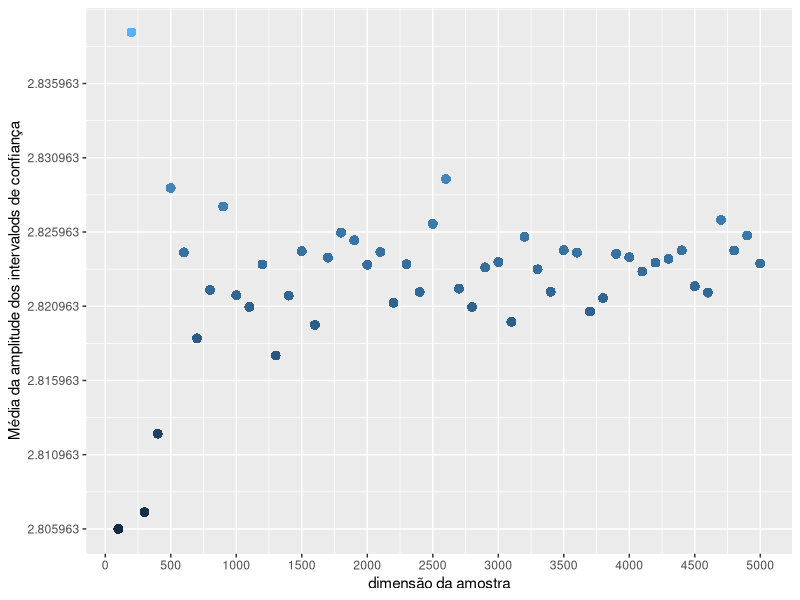

This figure's R source:
#definir valores iniciais
seed = 431
nam = 600
lambda = 2.33
dim = 100
Z = 3.29 
data = matrix(data = 0, 50, 600)
set.seed(seed)

#gerar os dados
for (i in 1:50){
  for(j in 1:nam){
    data <- rexp(dim*i,lambda)
    if(j == 1){
      Sd = sd(data)
      int = Sd * Z * 2
    }else{
      Sd = append(Sd, sd(data))
      int = append(int, Sd[j] * Z *2)
    }
  }
  if(i==1){
    meanint <- mean(int)
    x <- i*dim
  }else{
    meanint <- append(meanint,mean(int))
    x <- append(x, i*dim)
  }
}

#fazer a data frame
data <- data.frame(x, meanint)

#plot do grafico
library(ggplot2)
ggplot(data, aes(x, meanint, color = meanint)) + 
  geom_point(shape = 16, size = 3, show.legend = FALSE) +
  scale_y_continuous(breaks = seq(min(meanint), max(meanint), by = 0.005)) +
  scale_x_continuous(breaks = round(seq(min(x)-100, max(x), by = 500),1)) +
  labs(x = "dimensão da amostra", y = "Média da amplitude dos intervalods de confiança") 

#limpar os dados
rm(list = ls())
          